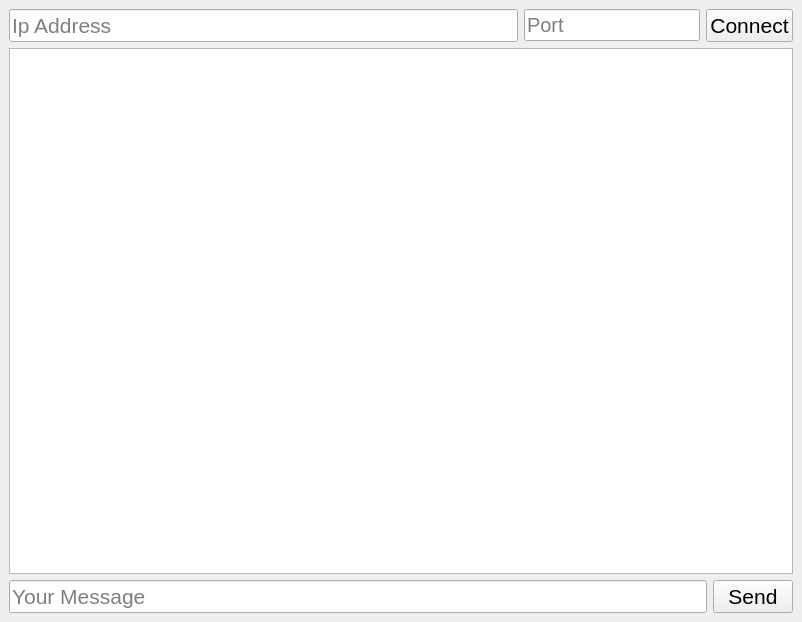
<?xml version="1.0" encoding="UTF-8"?>
<ui version="4.0">
 <class>MainWindow</class>
 <widget class="QMainWindow" name="MainWindow">
  <property name="geometry">
   <rect>
    <x>0</x>
    <y>0</y>
    <width>802</width>
    <height>622</height>
   </rect>
  </property>
  <property name="windowTitle">
   <string>MainWindow</string>
  </property>
  <widget class="QWidget" name="centralwidget">
   <layout class="QVBoxLayout" name="verticalLayout_2">
    <item>
     <layout class="QHBoxLayout" name="horizontalLayout">
      <item>
       <widget class="QLineEdit" name="ipaddress">
        <property name="font">
         <font>
          <pointsize>16</pointsize>
         </font>
        </property>
        <property name="placeholderText">
         <string>Ip Address</string>
        </property>
       </widget>
      </item>
      <item alignment="Qt::AlignLeft">
       <widget class="QLineEdit" name="port">
        <property name="font">
         <font>
          <pointsize>15</pointsize>
         </font>
        </property>
        <property name="inputMethodHints">
         <set>Qt::ImhNone</set>
        </property>
        <property name="placeholderText">
         <string>Port</string>
        </property>
       </widget>
      </item>
      <item>
       <widget class="QPushButton" name="connect">
        <property name="font">
         <font>
          <pointsize>16</pointsize>
         </font>
        </property>
        <property name="text">
         <string>Connect</string>
        </property>
       </widget>
      </item>
     </layout>
    </item>
    <item>
     <layout class="QVBoxLayout" name="verticalLayout">
      <item>
       <widget class="QTextEdit" name="server_response"/>
      </item>
     </layout>
    </item>
    <item>
     <layout class="QHBoxLayout" name="horizontalLayout_2">
      <item>
       <widget class="QLineEdit" name="message">
        <property name="font">
         <font>
          <pointsize>16</pointsize>
         </font>
        </property>
        <property name="placeholderText">
         <string>Your Message</string>
        </property>
       </widget>
      </item>
      <item>
       <widget class="QPushButton" name="send">
        <property name="font">
         <font>
          <pointsize>16</pointsize>
         </font>
        </property>
        <property name="text">
         <string>Send</string>
        </property>
       </widget>
      </item>
     </layout>
    </item>
   </layout>
  </widget>
 </widget>
 <resources/>
 <connections/>
</ui>
